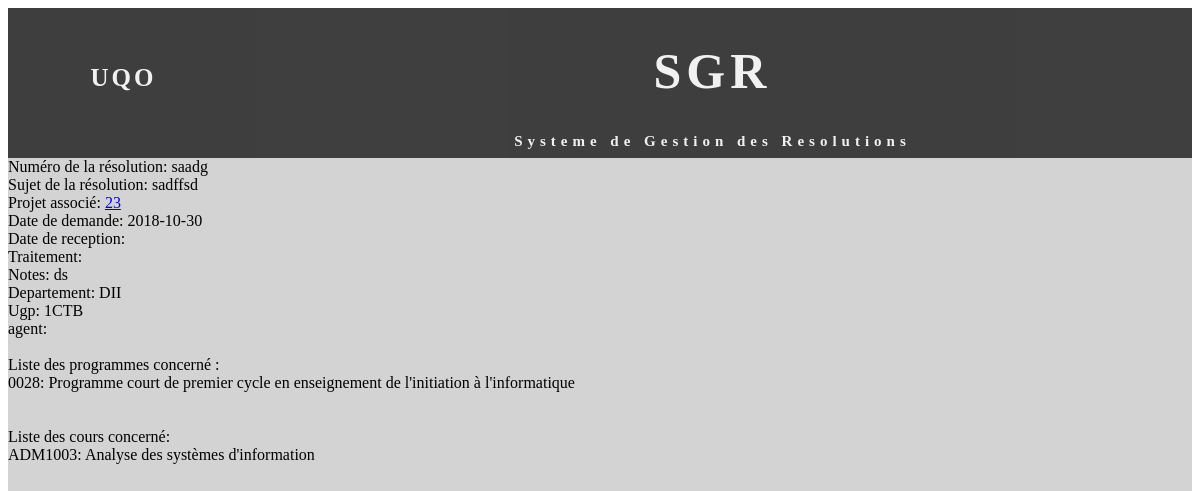
Screenshot of /index.php?action=resolution&id=saadg with the database file from the repository.
### tables this page shows
CREATE TABLE IF NOT EXISTS `receptionreso` (
  `NumReception` varchar(10) NOT NULL,
  `Sujet` varchar(300) DEFAULT NULL,
  `NumProjet_id` int(11) DEFAULT NULL,
  `DateDemande` date NOT NULL,
  `DateReception` date DEFAULT NULL,
  `Traitement` varchar(60) DEFAULT NULL,
  `Notes` varchar(2000) DEFAULT NULL,
  `Departement_id` varchar(10) DEFAULT NULL,
  `codeUgp_id` varchar(10) DEFAULT NULL,
  `agent_id` varchar(50) DEFAULT NULL,
  PRIMARY KEY (`NumReception`),
  UNIQUE KEY `NumReception` (`NumReception`)
);

CREATE TABLE IF NOT EXISTS `programmes` (
  `CodeProgramme` varchar(20) NOT NULL,
  `NomProgramme` varchar(100) NOT NULL,
  `TypeProgramme` varchar(50) NOT NULL,
  `codeUgp_id` varchar(10) DEFAULT NULL,
  PRIMARY KEY (`CodeProgramme`),
  UNIQUE KEY `CodeProgramme` (`CodeProgramme`),
  UNIQUE KEY `NomProgramme` (`NomProgramme`)
);

CREATE TABLE IF NOT EXISTS `cour` (
  `Sigle` varchar(10) NOT NULL,
  `NomCours` varchar(100) NOT NULL,
  `Cycle` int(2) DEFAULT NULL,
  PRIMARY KEY (`Sigle`),
  UNIQUE KEY `Sigle` (`Sigle`)
);

### controller/controlPublique.php (called while the page is built, shortened)
<?php
class controlPublique {
    private $vue;
    private $modelCour;
    private $modelProg;
    private $modelReceptionReso;
    function __construct() {
        $this->vue = new VuePublique();
        $this->modelCour = new Cour();
        $this->modelProg = new Programme();
        $this->modelReceptionReso = new ReceptionReso();
    }
    public function resolutionComplete() {
        $id = filter_var($_GET["id"], FILTER_SANITIZE_STRING);
        $reso = $this->modelReceptionReso->rechercheResoParId($id);
        $programme = $this->modelProg->programmeAssocier($id);
        $cour = $this->modelCour->courAssocier($id);
        $this->vue->afficherUneResolution($reso, $programme, $cour);
    }
}

### model/receptionReso.php (called while the page is built, shortened)
<?php
class ReceptionReso {
    private $num;
    private $sujet;
    private $numProjet_id;
    private $dateDemande;
    private $notes;
    private $departement_id;
    private $codeUgp_id;
    function creerReceptionReso($n,$s, $np, $dd, $dr, $t,$nt,$d,$c,$a) {
        $reso = new ReceptionReso();
        $reso->num = $n;
        $reso->sujet=$s;
        $reso->numProjet_id = $np;
        $reso->dateDemande = $dd;
        $reso->dateReception = $dr;
        $reso->traitement = $t;
        $reso->notes= $nt;
        $reso->departement_id = $d;
        $reso->codeUgp_id = $c;
        $reso->agent_id = $a;
        return ($reso);
    }
     function rechercheResoParId($id){
        $bdd = new ConnexionBDD();
        $sql = "SELECT * FROM receptionreso WHERE NumReception='$id'";
        $result = mysqli_query($bdd->getConnexionBDD(), $sql);
        $reso=new ReceptionReso();
        while ($row = mysqli_fetch_array($result)) {
            $reso= $this->creerReceptionReso($row["NumReception"], $row["Sujet"],$row["NumProjet_id"],$row["DateDemande"],$row["DateReception"],$row["Traitement"],$row["Notes"],$row["Departement_id"],$row["codeUgp_id"],$row["agent_id"]);
        }
        return($reso);
    }
    function getNum() {
        return $this->num;
    }
    function getSujet() {
        return $this->sujet;
    }
    function getNumProjet_id() {
        return $this->numProjet_id;
    }
    function getDateDemande() {
        return $this->dateDemande;
    }
    function getNotes() {
        return $this->notes;
    }
    function getDepartement_id() {
        return $this->departement_id;
    }
    function getCodeUgp_id() {
        return $this->codeUgp_id;
    }
}

### model/connexionBDD.php (called while the page is built, shortened)
<?php
class  ConnexionBDD
{
    private  $con;
    function __construct()
    {
        $this->con = mysqli_connect("localhost","root","","decanat");
        $this->con->set_charset('utf8');
    }
    public function getConnexionBDD() {
     return  $this->con;
   }
}
?>

### model/programme.php (called while the page is built, shortened)
<?php
class Programme {
    private $code;
    private $nom;
    function creerProgramme($c, $n, $t,$u) {
        $prog = new Programme();
        $prog->code = $c;
        $prog->nom = $n;
        $prog->type = $t;
        $prog->ugp = $u;
        return ($prog);
    }
    function chercherUnProgramme($id){
        $bdd = new ConnexionBDD();
        $sql = "SELECT * FROM programmes WHERE codeProgramme='$id'";
        $result = mysqli_query($bdd->getConnexionBDD(), $sql);
        $prog=null;
        while ($row = mysqli_fetch_array($result)) {
            $prog= $this->creerProgramme($row["CodeProgramme"], $row["NomProgramme"],$row["TypeProgramme"],$row["codeUgp_id"]);
        }
        return($prog);
    }
    function programmeAssocier($id){
        $bdd = new ConnexionBDD();
        $sql = "SELECT * FROM programme_receptionreso WHERE receptionReso_id = '$id'";
        $result = mysqli_query($bdd->getConnexionBDD(), $sql);
        $allProg=array();
        while ($row = mysqli_fetch_array($result)) {
            $prog=$this->chercherUnProgramme($row["programme_id"]);
            array_push($allProg,$prog);
        }
        return($allProg);
    }
    function getCode() {
        return $this->code;
    }
    function getNom() {
        return $this->nom;
    }
}

### model/cour.php (called while the page is built, shortened)
<?php
class Cour {
    private $sigle;
    private $nom;
    function creerCour($s, $n, $c) {
        $cour = new Cour();
        $cour->sigle = $s;
        $cour->nom = $n;
        $cour->cycle = $c;
        return ($cour);
    }
    function chercherUnCour($id){
        $bdd = new ConnexionBDD();
        $sql = "SELECT * FROM cour WHERE Sigle='$id'";
        $result = mysqli_query($bdd->getConnexionBDD(), $sql);
        $cour=null;
        while ($row = mysqli_fetch_array($result)) {
            $cour= $this->creerCour($row["Sigle"], $row["NomCours"],$row["Cycle"]);
        }
        return($cour);
    }
    function courAssocier($id){
        $bdd = new ConnexionBDD();
        $sql = "SELECT * FROM cour_receptionreso WHERE receptionReso_id = '$id'";
        $result = mysqli_query($bdd->getConnexionBDD(), $sql);
        $allCour=array();
        while ($row = mysqli_fetch_array($result)) {
            $cour=$this->chercherUnCour($row["cour_id"]);
            array_push($allCour,$cour);
        }
        return($allCour);
    }
    function getSigle() {
        return $this->sigle;
    }
    function getNom() {
        return $this->nom;
    }
}

### view/vuePublique.php (the view, shortened to what this page needs)
<?php
class VuePublique {
    public function afficherUneResolution($reso,$programme,$cour){
        echo('<div class="resolution">
                Numéro de la résolution:    '.$reso->getNum().'<br>
                Sujet de la résolution:     '.$reso->getSujet().'<br>
                Projet associé:     <a href="index.php?action=projet&id='.$reso->getNumProjet_id().'"> '.$reso->getNumProjet_id().'</a><br>
                Date de demande:    '.$reso->getDateDemande(). '<br>
                Date de reception:    '.$reso->getDateReception(). '<br>
                Traitement:     '.$reso->getTraitement(). '<br>
                Notes:  '.$reso->getNotes(). '<br>
                Departement:    '.$reso->getDepartement_id(). '<br>
                Ugp:    '.$reso->getCodeUgp_id(). '<br>
                agent:  '.$reso->getAgent_id(). '<br><br>
                Liste des programmes concerné :  <br>
                ');
        foreach ($programme as $value){
            echo($value->getCode().':  '.$value->getNom().'<br>');
        }
        echo('
                <br><br> Liste des cours concerné: <br>
                 ');
        foreach ($cour as $value){
            echo($value->getSigle().':  '.$value->getNom().'<br>');
        }
        echo('
</div>');
    }
}

### rows the page displays
receptionreso: NumReception "saadg", Sujet "sadffsd", NumProjet "23", DateDemande "2018-10-30", Notes "ds", Departement "DII", codeUgp "1CTB"
programmes: CodeProgramme "0028", NomProgramme "Programme court de premier cycle en enseignement de l'initiation à l'informatique"
cour: Sigle "ADM1003", NomCours "Analyse des systèmes d'information"
